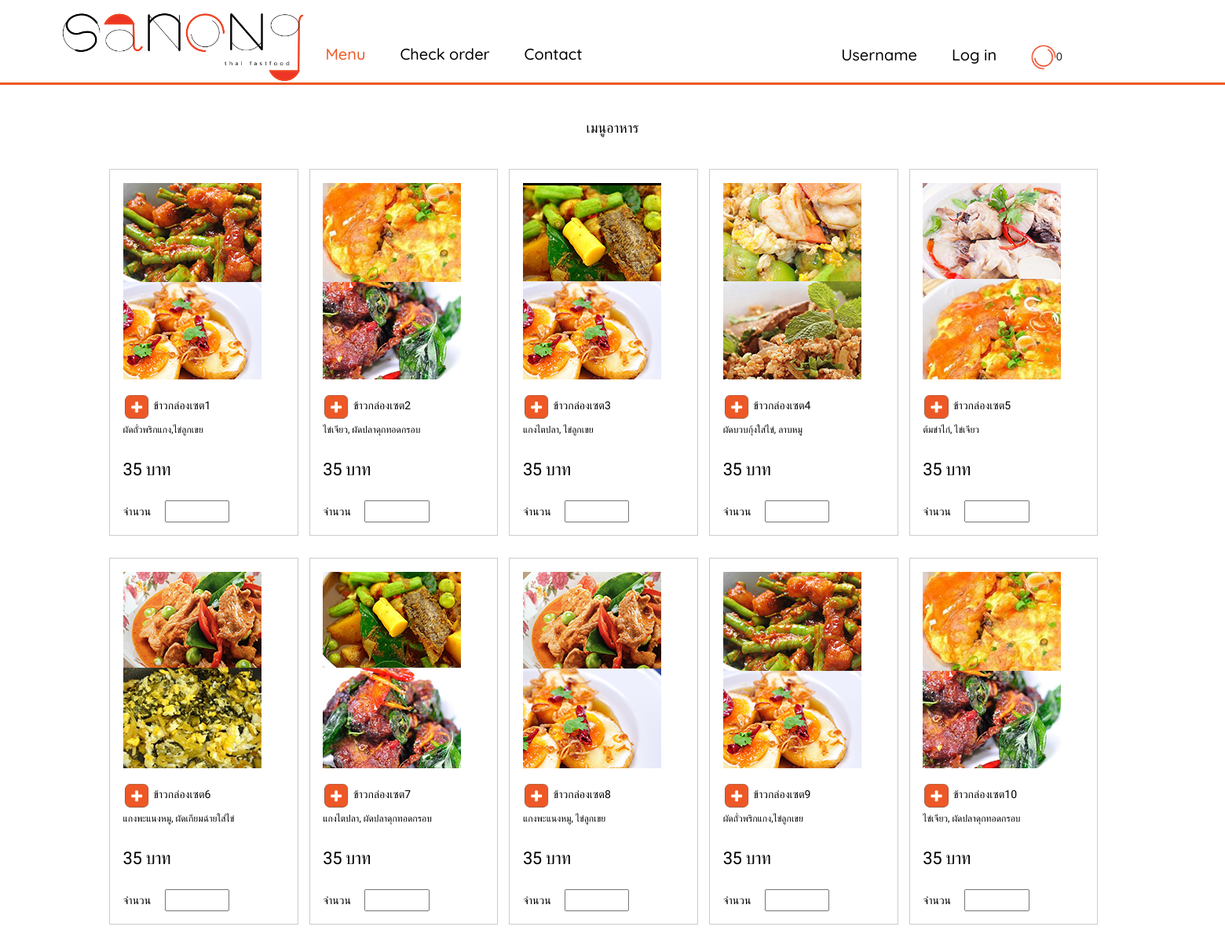
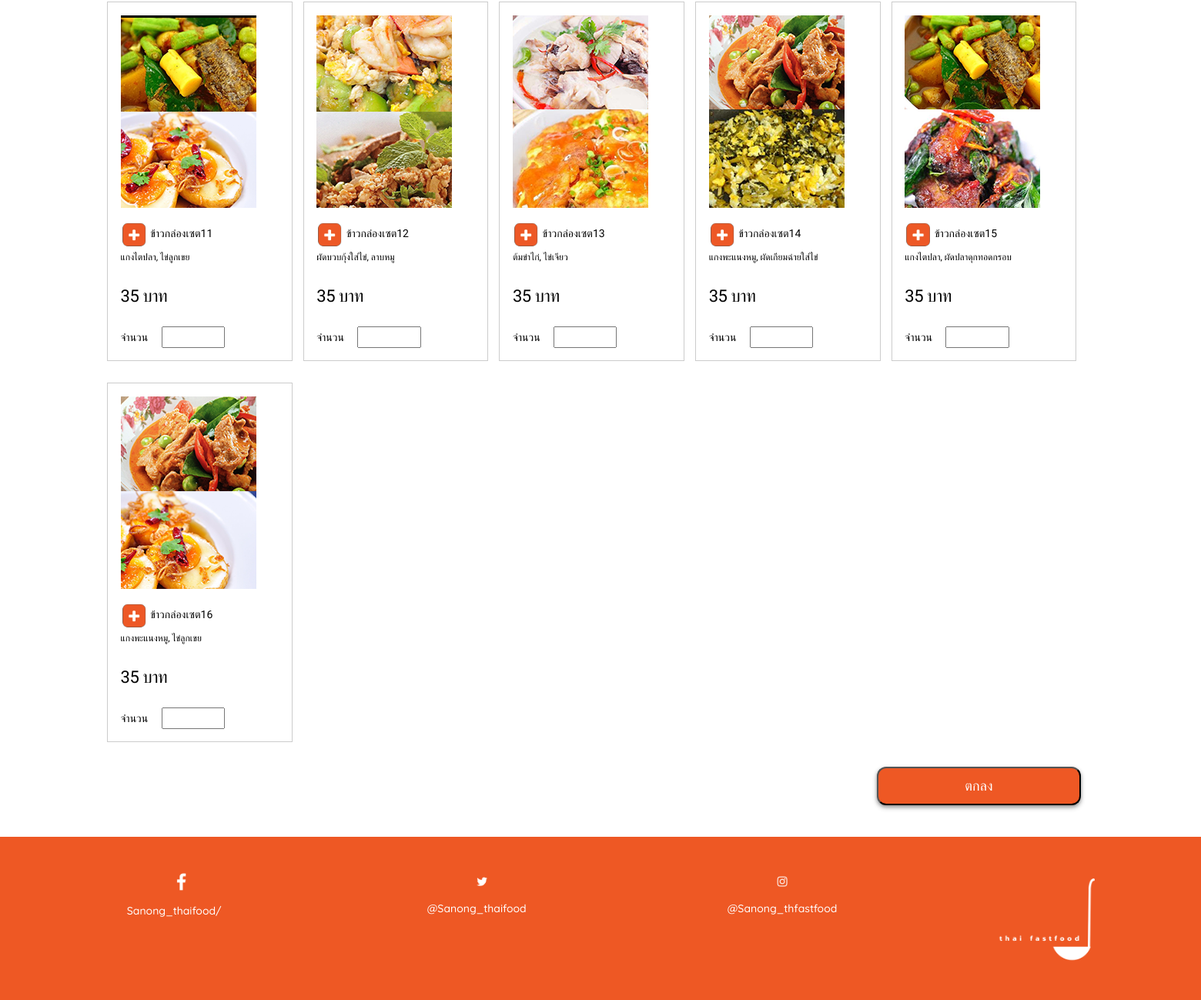
The page / on the database its author committed (2 pictures, top to bottom).
### tables this page shows
CREATE TABLE `productst` (
  `productst_id` int(3) NOT NULL,
  `name_pst` varchar(100) NOT NULL,
  `detail` varchar(200) NOT NULL,
  `price_pst` int(3) NOT NULL,
  `name_code_pst` varchar(100) NOT NULL,
  `quantity` int(2) DEFAULT NULL
);

### index.php (the view, shortened to what this page needs)
<?php
    require 'connect.php';
    $sqlproduct = "SELECT * FROM productst ";
    $queryproduct = mysqli_query($sqlConnect,$sqlproduct);
    if(isset($_SESSION['quantity'])){
        $meQty = 0;
        foreach($_SESSION['quantity'] as $meItem){
            $meQty = $meQty + $meItem;
        }
    }else{
        $meQty=0;
    }
?>
<!DOCTYPE html>
<html>
<head>
	<link rel="stylesheet" type="text/css" href="css/index-style.css">
    <link rel="stylesheet" href="js/mdl/material.min.css">
</head>
<body>
	<section class="header">
        <div class="logohead"><a href=""><img src="img/logo_ver2_01.png"></a></div>
        <div class="con-menu">
            <div class="menu">
                <ul>
                    <li><a href="index.php" style="color: #ee5824">Menu</a></li>
                    <li><a href="#">Check order</a></li>
                    <li><a href="#">Contact</a></li>
                </ul>
            </div>
            <div class="menu02" style="left: 40%;">
                <ul>
                    <li><a href="index.html">Username</a></li>
                    <li><a href="index.html">Log in</a></li>
                    <li><img src="img/icon_food.png" style="width: 5%;"><?php echo $meQty; ?></li>
                </ul>
            </div>
        </div>
        <div class="content">
            <div class="mdl-tabs mdl-js-tabs mdl-js-ripple-effect">
              <div class="mdl-tabs__tab-bar">
                  <a href="#lannisters-panel" class="mdl-tabs__tab">เมนูอาหาร</a>
              </div>
            <form class="input" action="updateproduct.php" method="post">
              <div class="mdl-tabs__panel is-active" id="starks-panel">
                <div class="width80">
                <?php
                    while ($resultproduct = mysqli_fetch_assoc($queryproduct))
                    {
                ?>
                    <div class="width25">
                        <div class="pic-menu" style="background-image: url(img/images/<?php echo $resultproduct['name_pst']; ?>);"></div>
                        <div class="content-menu">
                            <a href="updateproduct.php?itemId=<?php echo $resultproduct['productst_id']; ?>" style="text-decoration: none;">
                            <img src="img/icon_plus.png" style="width: 20%;">
                            </a>
                            <?php echo $resultproduct['name_code_pst']; ?><br>
                            <p><?php echo $resultproduct['detail']; ?></p>
                            <h1><?php echo $resultproduct['price_pst']; ?> บาท</h1>
                            จำนวน&nbsp;&nbsp;&nbsp;&nbsp;
                            <input type="number" name="quantity[<?php echo $num; ?>]" value="<?php echo $_SESSION['quantity'][$key]; ?>" min="1" max="50">
                        </div>
                    </div>
                    <?php } ?>
                </div>
                <div class="btn">
                    <a href="updateproduct.php?itemId=<?php echo $resultproduct['productst_id']; ?>">
                        <input type="submit" name="submit" value="ตกลง">
                    </a>
                </div>
              </div>
            </form>
        </div>
        <div class="foot">
            <div class="foot-menu">
                <img src="img/face.png"><br>
                <ul><li><a href="#">Sanong_thaifood/</a></li></ul>
            </div>
            <div class="foot-menu">
                <img src="img/twitter.png"><br>
                <ul><li><a href="#">@Sanong_thaifood</a></li></ul>
            </div>
            <div class="foot-menu">
                <img src="img/instagram.png"><br>
                <ul><li><a href="#">@Sanong_thfastfood</a></li></ul>
            </div>
            <div class="foot-menu02">
                <img src="img/symbol03.png"><br>
            </div>
        </div>
    </section>
</body>
</html>

### css/index-style.css (style rules this page uses)
body { font-family: 'Quicksand', sans-serif; }
.logohead { float: left; width: 100%; position: absolute; top: 0%; }
.logohead img { width: 20%; height: auto; padding-left: 5%; padding-top: 1%; }
.con-menu { width: 100%; height: 105px; float: left; border-bottom: 3px solid #ee5824; }
.menu { float: left; height: 105px; position: relative; left: 24%; top: 43px; font-size: 20px; }
.menu ul li { display: inline; padding: 20px 40px 0px 0px; }
.menu a { text-decoration: none; color: #000000; position: relative; font-family: 'Quicksand', sans-serif; font-size: 20px; }
.menu02 { float: left; position: relative; left: 40%; top: 43px; font-size: 20px; }
.menu02 ul li { display: inline; padding: 20px 40px 0px 0px; }
.menu02 a { text-decoration: none; color: #000000; position: relative; font-family: 'Quicksand', sans-serif; font-size: 20px; }
.content { width: 100%; height:auto; float: left; padding-top: 2%; }
.mdl-tabs__tab-bar a { text-decoration: none; color: #000000; font-family: 'Prompt', sans-serif; font-size: 18px; }
.mdl-tabs__panel { text-decoration: none; color: #000000; font-family: 'Quicksand', sans-serif; font-size: 18px; }
.width80 { width: 90%; height: auto; float: left; padding-left: 8%; }
.width25 { width: 17%; height: auto; margin-top: 2%; border:1px solid #cccccc; font-family: 'Quicksand', sans-serif; float: left; margin-left: 1%; }
.pic-menu { width: 176px; height: 250px; margin: 7%; }
.content-menu { width: 176px; height: auto; margin: 7%; font-family: 'Prompt', sans-serif; font-size: 14px; }
.content-menu h1 { font-family: 'Prompt', sans-serif; font-size: 22px; }
.content-menu p { font-family: 'Prompt', sans-serif; font-size: 12px; }
.content-menu input[type=number] { width: 40%; height: 20px; padding: 2px 4px; }
.btn { width: 100%; height: auto; float: left; padding-left: 73%; padding-top: 2%; }
.btn input[type=submit] { width: 17%; height: 50px; border-color: ; box-sizing: border-box; padding: 12px 14px; margin-bottom: 10px; background-color: #ee5824; border-radius: 12px; color: #ffffff; font-family: 'Prompt', sans-serif; font-size: 18px; box-shadow: 0 2px 4px 0 rgba(0,0,0,0.2), 0 3px 6px 0 rgba(0,0,0,0.30); }
.foot { width: 100%; height: auto; background-color: #ee5824; float: left; padding-left: 5%; margin-top: 2%; }
.foot-menu { width: 19%; height: auto; padding: 3%; float: left; }
.foot-menu img { width: 5%; padding-left: 35%; }
.foot-menu a { text-decoration: none; color: #ffffff; font-family: 'Quicksand', sans-serif; }
.foot-menu ul li { list-style: none; }
.foot-menu02 { width: 19%; height: auto; padding: 3%; float: left; }
.foot-menu02 img { width: 45%; }

### rows shown on the page
productst: name_pst (picture), name_code_pst "ข้าวกล่องเซต1", detail "ผัดถั่วพริกแกง,ไข่ลูกเขย", price_pst "35"
productst: name_pst (picture), name_code_pst "ข้าวกล่องเซต2", detail "ไข่เจียว, ผัดปลาดุกทอดกรอบ", price_pst "35"
productst: name_pst (picture), name_code_pst "ข้าวกล่องเซต3", detail "แกงไตปลา, ไข่ลูกเขย", price_pst "35"
productst: name_pst (picture), name_code_pst "ข้าวกล่องเซต4", detail "ผัดบวบกุ้งใส่ไข่, ลาบหมู", price_pst "35"
productst: name_pst (picture), name_code_pst "ข้าวกล่องเซต5", detail "ต้มข่าไก่, ไข่เจียว", price_pst "35"
productst: name_pst (picture), name_code_pst "ข้าวกล่องเซต6", detail "แกงพะแนงหมู, ผัดเกียมฉ่ายใส่ไข่", price_pst "35"
productst: name_pst (picture), name_code_pst "ข้าวกล่องเซต7", detail "แกงไตปลา, ผัดปลาดุกทอดกรอบ", price_pst "35"
productst: name_pst (picture), name_code_pst "ข้าวกล่องเซต8", detail "แกงพะแนงหมู, ไข่ลูกเขย", price_pst "35"
productst: name_pst (picture), name_code_pst "ข้าวกล่องเซต9", detail "ผัดถั่วพริกแกง,ไข่ลูกเขย", price_pst "35"
productst: name_pst (picture), name_code_pst "ข้าวกล่องเซต10", detail "ไข่เจียว, ผัดปลาดุกทอดกรอบ", price_pst "35"
productst: name_pst (picture), name_code_pst "ข้าวกล่องเซต11", detail "แกงไตปลา, ไข่ลูกเขย", price_pst "35"
productst: name_pst (picture), name_code_pst "ข้าวกล่องเซต12", detail "ผัดบวบกุ้งใส่ไข่, ลาบหมู", price_pst "35"
productst: name_pst (picture), name_code_pst "ข้าวกล่องเซต13", detail "ต้มข่าไก่, ไข่เจียว", price_pst "35"
productst: name_pst (picture), name_code_pst "ข้าวกล่องเซต14", detail "แกงพะแนงหมู, ผัดเกียมฉ่ายใส่ไข่", price_pst "35"
productst: name_pst (picture), name_code_pst "ข้าวกล่องเซต15", detail "แกงไตปลา, ผัดปลาดุกทอดกรอบ", price_pst "35"
productst: name_pst (picture), name_code_pst "ข้าวกล่องเซต16", detail "แกงพะแนงหมู, ไข่ลูกเขย", price_pst "35"

### other values the page prints
$meQty "0"
